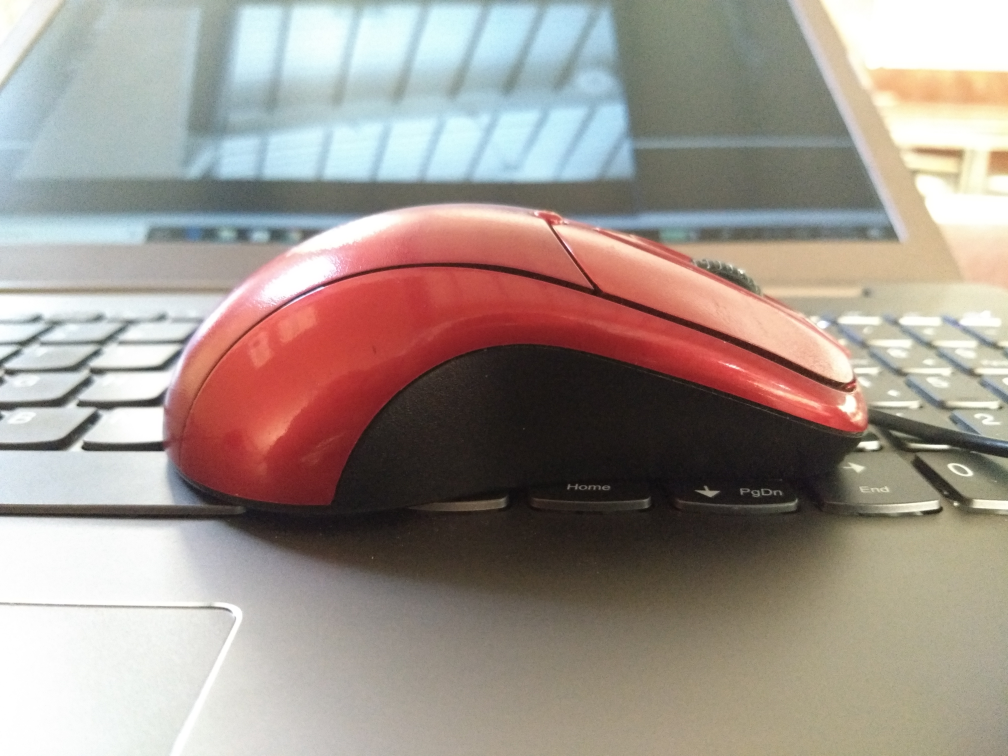
#> input picture object_tracking/mouse_used_for_tracking.jpg, 4032 x 3024 px, given in place of the camera (shown at 1/4 size)
$ python object_tracking.py   (older library calls are emulated)
#> lines starting #> are read from the running program, lines starting #| are printed output that depends on the picture; after the words box and inside, x2 and y2 are one past the last pixel; in counts of white or black regions, pixels touching at a corner belong together
## this code can be tested on a red object (red hp mouse)

import cv2
import numpy as np
from collections import deque

## deque is high-perfomance container datatypes and is used for remembering points
## deque(maxlen= int) is the maximum length of elements in the list
tracked_pts = deque(maxlen=10)


## font is for writing the tracked movement onto the image
## defining a functions to write on the image
# [74 lines left out: functions write_north, write_south, write_east, write_west, write_northwest, write_southwest and 4 more, not called in this run]


cap = cv2.VideoCapture(0)
while True:
	ret, frame = cap.read()
#> frame is the input picture: shape (3024, 4032, 3); mean B, G, R 141.8, 149.2, 160.9
	cv2.imshow('original', frame)
	img = np.copy(frame)

	## color masking
	blur = cv2.GaussianBlur(frame, (3,3),0)
	hsv = cv2.cvtColor(blur, cv2.COLOR_BGR2HSV)
#> hsv: shape (3024, 4032, 3); mean H, S, V 43.7, 51.8, 167.5
	lower_limit = np.array([0,50,50])
	upper_limit = np.array([10,255,255])
	mask = cv2.inRange(hsv, lower_limit, upper_limit)
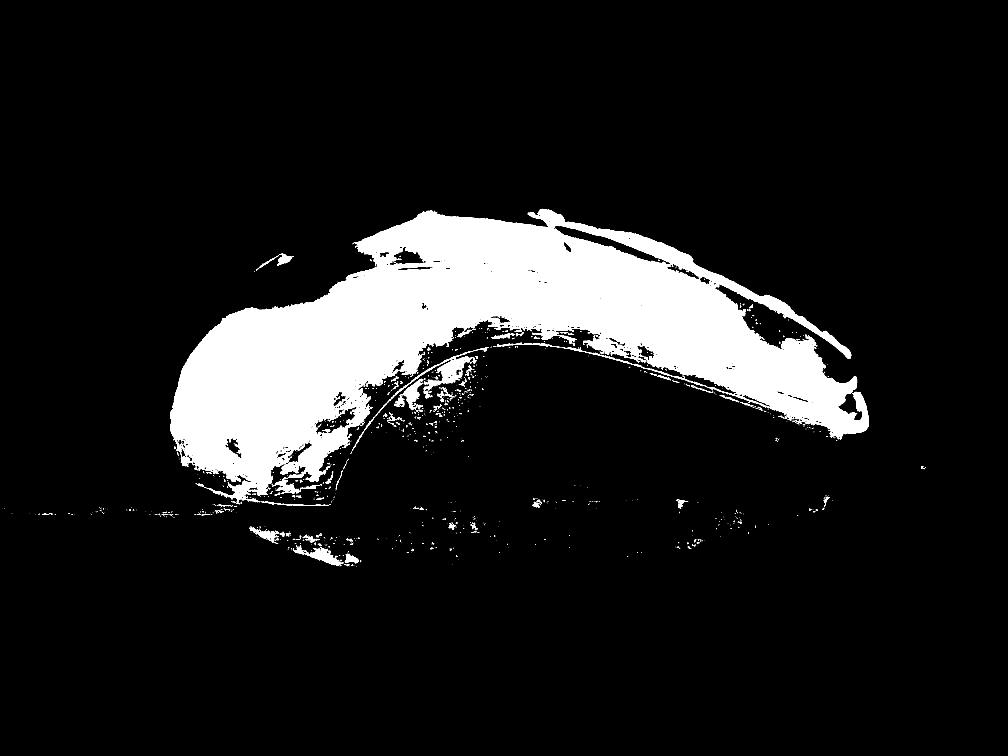
#> mask: shape (3024, 4032) (shown at 1/4 size); 10.9% white; 1516 white regions (1291 under 20 px), largest, box (x1, y1, x2, y2) and area: (680, 835, 3476, 2009) 1280747, (1407, 1389, 1956, 1806) 10725, (1172, 2181, 1374, 2264) 4819
	mask = cv2.morphologyEx(mask, cv2.MORPH_OPEN, (5,5))
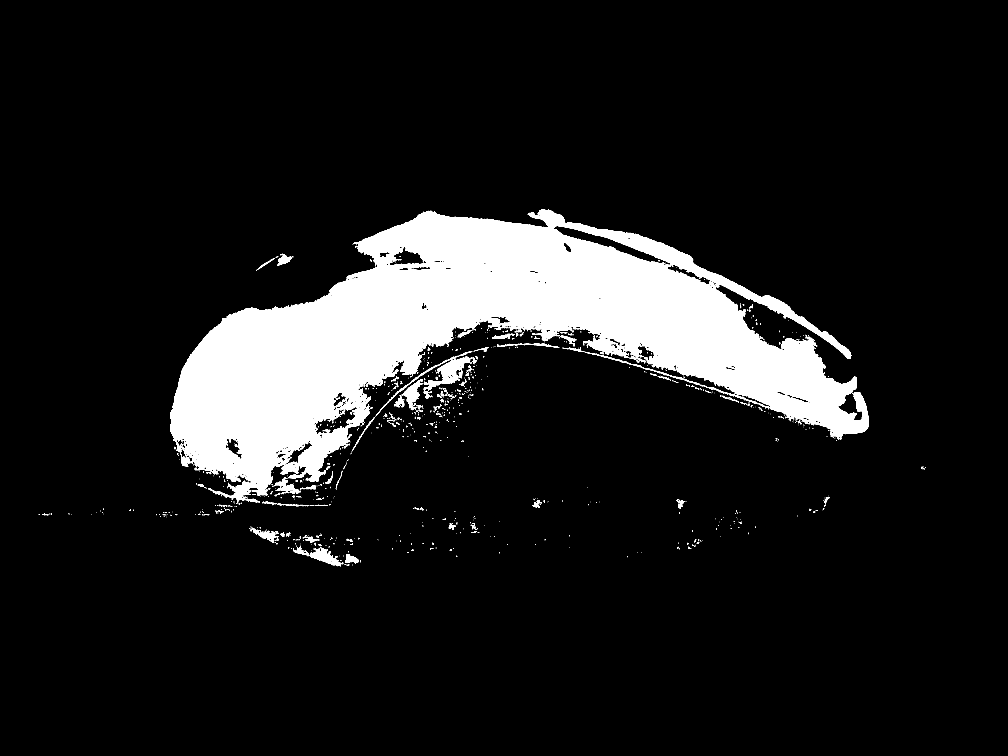
#> mask: shape (3024, 4032) (shown at 1/4 size); 10.9% white; 1246 white regions (1014 under 20 px)
	# mask = cv2.morphologyEx(mask, cv2.MORPH_CLOSE, (5,5))
	cv2.imshow('mask', mask)

	## finding contours in the mask
	_,contours, hierarchy = cv2.findContours(mask, cv2.RETR_TREE, cv2.CHAIN_APPROX_SIMPLE)
#> contours = 2152 contours, 1843 with area under 20; largest, box (x1, y1, x2, y2) and area: (680, 836, 3476, 2010) 1319114, (2213, 903, 2857, 1138) 18070, (1503, 1406, 1887, 1665) 9762, (1255, 1626, 1429, 1757) 8525, (1545, 986, 1709, 1064) 5768
	## initialising an empty array to iterate over
	pmtr_array = []
	for cnt in contours:
		perimeter = np.int32(cv2.arcLength(cnt, closed=True))
		pmtr_array.append(perimeter)
#> this loop made 2152 passes
#> (cnt, perimeter) on passes 1 to 3: ([[1363, 2263], [1363, 2264]], 2), ([[1361, 2263], [1361, 2265]], 4), ([[1409, 2262], [1409, 2263]], 2)
#> after the loop, pmtr_array = 2152 values, max 18737 at index 1373, min 2 at index 0, mean 28.18

	## finding largest contour
	try:
		## finding contours with max perimeter
		max_perimeter = max(pmtr_array)
#> max_perimeter = 18737
		## finding the index of maximum perimeter contour
		## and drawing contour if perimeter > threshold perimeter
		## also if perimeter > threshold perimeter, finding centroid of contours
		max_perimeter_index = pmtr_array.index(max_perimeter)
#> max_perimeter_index = 1373
		if max_perimeter > 400:
			hull = cv2.convexHull(contours[max_perimeter_index])
#> hull = contour of 59 points, box (x1, y1, x2, y2) (680, 836, 3476, 2010), area 2308967
			cv2.drawContours(img, [hull], 0, (0,255,255), 3)
			## finding the centroid of contour to track its movement
			M = cv2.moments(contours[max_perimeter_index])
#> M = moments, m00 1319114.5, centre m10/m00, m01/m00 = (1898, 1342.6)
			cx = int(M['m10']/ M['m00'])
#> cx = 1898
			cy = int(M['m01']/ M['m00'])
#> cy = 1342
			centroid = (cx, cy)
#> centroid = (1898, 1342)
			tracked_pts.append(centroid)
			## initially when video is initialised, len(tracked_pts will be increasinf towards 1)
			## and hence we cannot do subtraction of 9th index and 0th index
			## hence if condition is used to threshold and start subtraction only when
			if len(tracked_pts) == 10:
				x_0 = (tracked_pts[0])[0]
				y_0 = (tracked_pts[0])[1]
				x_9 = (tracked_pts[9])[0]
				y_9 = (tracked_pts[9])[1]
				## computing dx and dy and performing decision
				dx = x_0 - x_9
				dy = y_0 - y_9
				print('dx: {}'.format(dx))
				print('dy: {}'.format(dy))
				## decisioning
				decision()
			else:
				pass
		else:
			pass
	except Exception as e:
		pass


	cv2.imshow('object_tracking', img)


	if cv2.waitKey(1) & 0xFF == ord('q'):
#> (key q is pressed here)
		break
cv2.destroyAllWindows()
cap.release()
